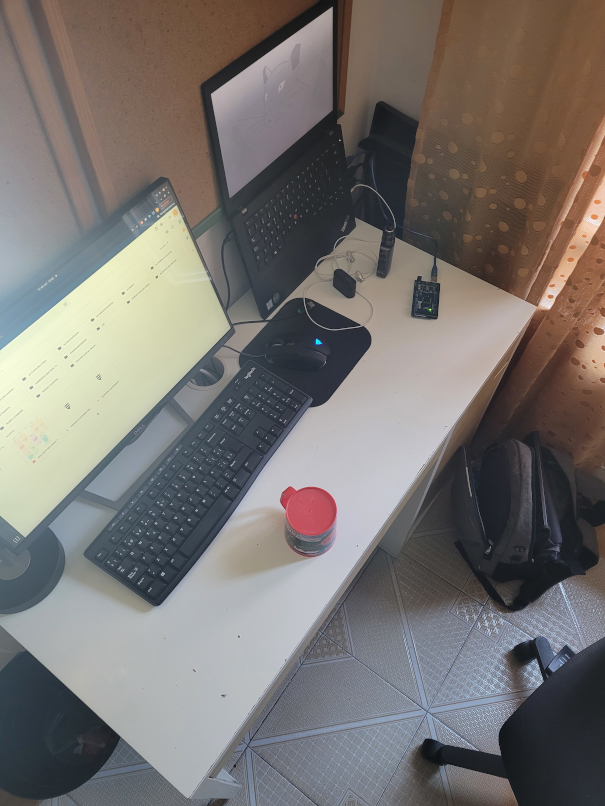
#> input picture REAL ENV/20221012_180211.jpg, 605 x 806 px
$ python filter.py
#> lines starting #> are read from the running program, lines starting #| are printed output that depends on the picture; after the words box and inside, x2 and y2 are one past the last pixel; in counts of white or black regions, pixels touching at a corner belong together
#! /usr/bin/env python
import sys
import copy
import time
import cv2
from cv_bridge import CvBridge, CvBridgeError
import numpy as np
import skimage
from skimage import measure


image = cv2.imread('20221012_180211.jpg', cv2.IMREAD_COLOR)
#> image is the input picture: shape (806, 605, 3); mean B, G, R 112.5, 115.6, 120.2
image_original = image


current_time=time.time()

#Red  color
image = cv2.cvtColor(image, cv2.COLOR_BGR2HSV)
#> image: shape (806, 605, 3); mean H, S, V 70.3, 48.1, 127.3
lower = np.array([0, 120, 60], dtype="uint8")
upper = np.array([7, 255, 240], dtype="uint8")
mask = cv2.inRange(image, lower, upper)
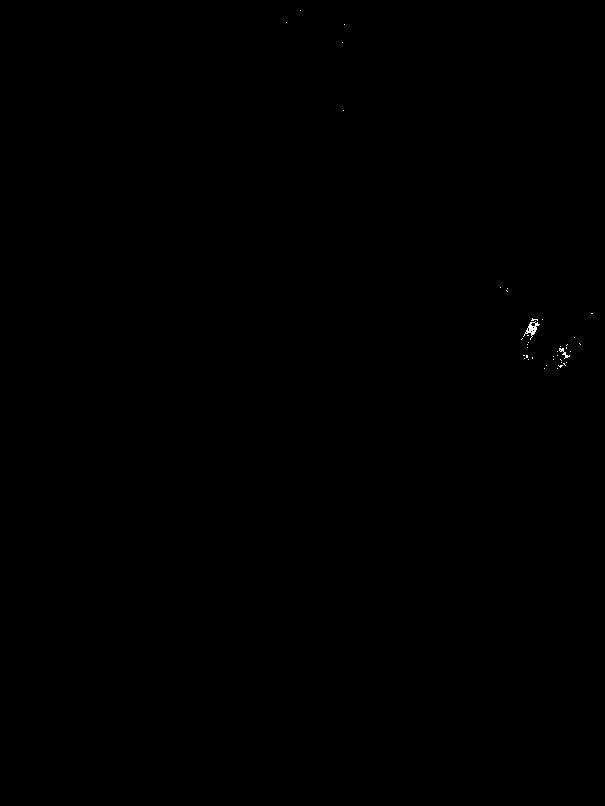
#> mask: shape (806, 605); 0.04% white in thin lines or dots, all inside (x1, y1, x2, y2) = (286, 10, 593, 369)
lower = np.array([171, 120, 60], dtype="uint8")
upper = np.array([180, 255, 240], dtype="uint8")
mask2 = cv2.inRange(image, lower, upper)
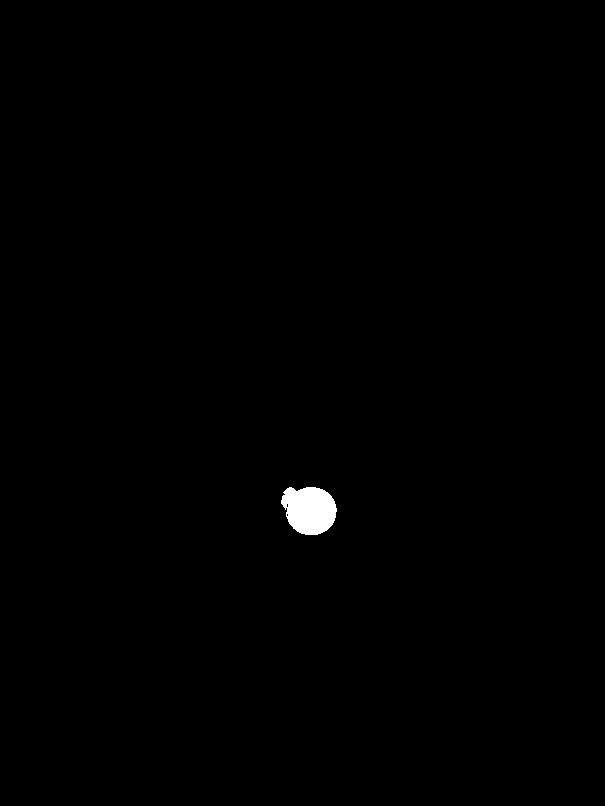
#> mask2: shape (806, 605); 0.43% white; 1 white region, box (x1, y1, x2, y2) and area: (281, 487, 337, 535) 2080
mask= mask+mask2
#> mask: shape (806, 605); 0.47% white; 42 white regions (39 under 20 px)

(contours, _) = cv2.findContours(mask, cv2.RETR_LIST, cv2.CHAIN_APPROX_SIMPLE)
#> contours = 51 contours, 48 with area under 20; largest, box (x1, y1, x2, y2) and area: (281, 487, 337, 535) 2006, (523, 321, 540, 340) 90, (559, 348, 570, 359) 20
cnt = max(contours, key = cv2.contourArea)
#> cnt = contour of 85 points, box (x1, y1, x2, y2) (281, 487, 337, 535), area 2006

M=cv2.moments(cnt)
#> M = moments, m00 2006, centre m10/m00, m01/m00 = (309.1, 509.5)
cX = int(M["m10"] / M["m00"])
#> cX = 309
cY = int(M["m01"] / M["m00"])
#> cY = 509
print(time.time()-current_time)


print(cX, cY)
#| 309 509
image_final = cv2.cvtColor(mask, cv2.COLOR_GRAY2BGR)
#> image_final: shape (806, 605, 3); 0.47% white; 42 white regions (39 under 20 px), largest, box (x1, y1, x2, y2) and area: (281, 487, 337, 535) 2080, (523, 321, 540, 340) 104, (559, 348, 570, 359) 38
cv2.circle(image_final, (cX, cY), 5, (0,0,255), -1)
#> image_final: shape (806, 605, 3); mean B, G, R 1.2, 1.2, 1.2
cv2.imshow("result", image_final)
cv2.waitKey(0)
cv2.destroyAllWindows()
